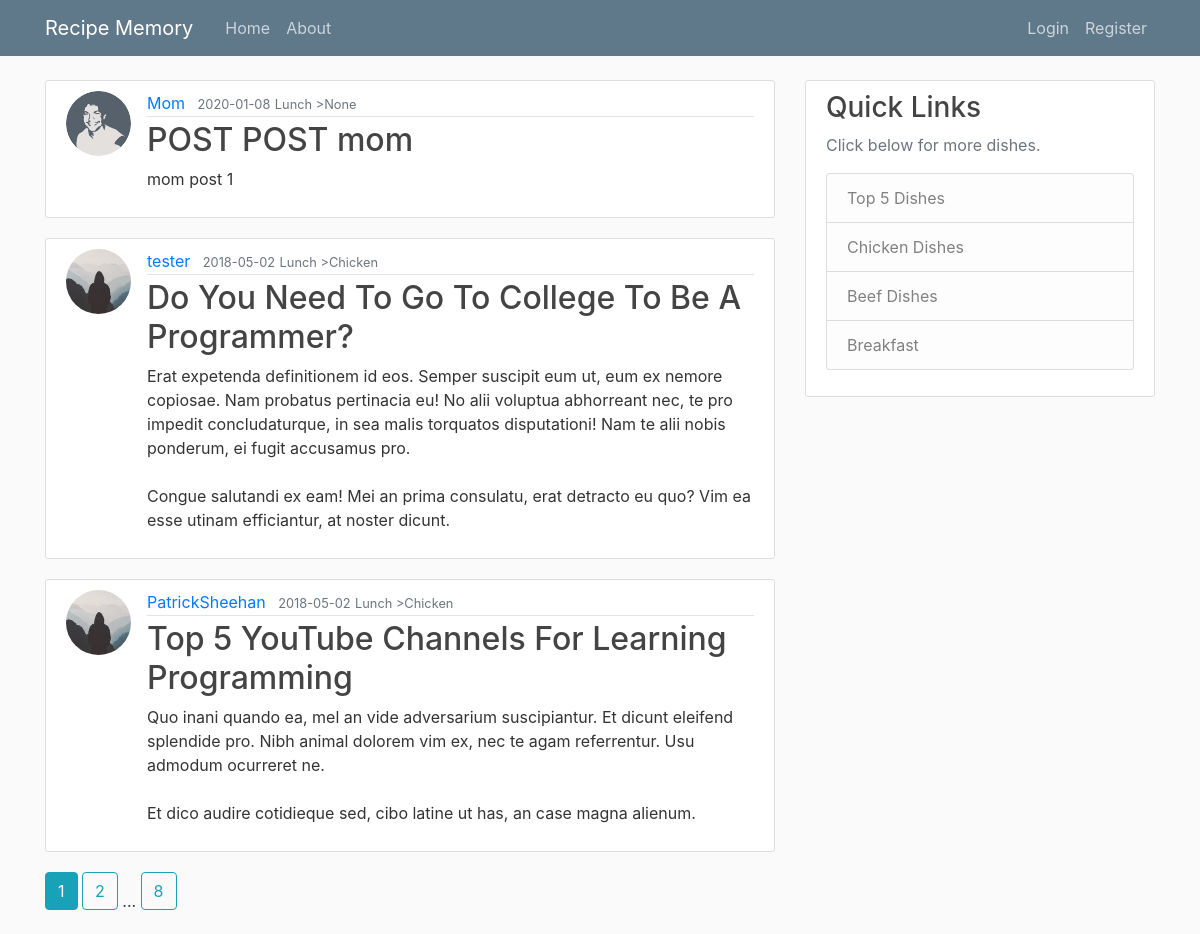
Screenshot of /chicken with the database file from the repository.
### flaskblog/models.py (models this page shows, shortened)
class Post(db.Model):
    id = db.Column(db.Integer, primary_key=True)
    title = db.Column(db.String(120), nullable=False)
    date_posted = db.Column(db.DateTime, nullable=False, default=datetime.utcnow)
    mealType = db.Column(db.String(20), default="Dinner", nullable=True)
    mainIngredient = db.Column(db.String(35), default="Chicken", nullable=True)
    content = db.Column(db.Text, nullable=False)
    user_id = db.Column(db.Integer, db.ForeignKey('user.id'), nullable=False)

class User(db.Model, UserMixin):
    id = db.Column(db.Integer, primary_key=True)
    username = db.Column(db.String(20), unique=True, nullable=False)
    email = db.Column(db.String(120), unique=True, nullable=False)
    image_file = db.Column(db.String(20), nullable=False, default='default.jpg')
    password = db.Column(db.String(60), nullable=False)
    posts = db.relationship('Post', backref='author', lazy=True)

### flaskblog/dishes/routes.py (the view)
@dishes.route('/chicken')
def chicken():
    page = request.args.get('page', 1, type=int)
    posts = Post.query.order_by(Post.date_posted.desc()).paginate(page=page, per_page=3)
    return render_template('dishes.html', posts=posts)

### flaskblog/templates/dishes.html
{% extends "layouts.html" %}
{% block content %}
{% for post in posts.items %}
    <article class="media content-section">
      <img class="rounded-circle article-img" src="{{ url_for('static', filename='profile_pics/' + post.author.image_file) }}">
      <div class="media-body">
        <div class="article-metadata">
          <a class="mr-2" href="{{ url_for('users.user_posts', username=post.author.username) }}">{{ post.author.username }}</a>
          <small class="text-muted">{{ post.date_posted.strftime('%Y-%m-%d') }}</small>
          <small class="text-muted" > {{ post.mealType }} </small>
          <small class="text-muted" href="{{ url_for('dishes.chicken') }}">>{{ post.mainIngredient }} </small>
        </div>
        <h2><a class="article-title" href="{{ url_for('posts.post', post_id=post.id) }}">{{ post.title }}</a></h2>
        <p class="article-content">{{ post.content }}</p>
      </div>
    </article>
{% endfor %}
{% for page_num in posts.iter_pages(left_edge=1, right_edge=1, left_current=1, right_current=2) %}
  {% if page_num %}
    {% if posts.page == page_num %}
      <a class="btn btn-info mb-4" href="{{ url_for('main.home', page=page_num) }}">{{ page_num }}</a>
    {% else %}
      <a class="btn btn-outline-info mb-4" href="{{ url_for('main.home', page=page_num) }}">{{ page_num }}</a>
    {% endif %}
  {% else %}
    ...
  {% endif %}
{% endfor %}
{% endblock content %}

### flaskblog/static/main.css (style rules this page uses)
body { background: #fafafa; color: #333333; margin-top: 5rem; }
h1, h2, h3, h4, h5, h6 { color: #444444; }
.content-section { background: #ffffff; padding: 10px 20px; border: 1px solid #dddddd; border-radius: 3px; margin-bottom: 20px; }
.article-title { color: #444444; }
.article-content { white-space: pre-line; }
.article-img { height: 65px; width: 65px; margin-right: 16px; }
.article-metadata { padding-bottom: 1px; margin-bottom: 4px; border-bottom: 1px solid #e3e3e3 }

### rows the page displays
Post: image_file (picture), author.username "Mom", date_posted "2020-01-08", mealType "Lunch", mainIngredient "None", title "POST POST mom", content "mom post 1"
Post: image_file (placeholder picture), author.username "tester", date_posted "2018-05-02", mealType "Lunch", mainIngredient "Chicken", title "Do You Need To Go To College To Be A Programmer?", content "Erat expetenda definitionem id eos. Semper suscipit eum ut, eum ex nemore copiosae. Nam probatus pertinacia eu! No alii voluptua abhorreant nec, te pro impedit concludaturque, in sea malis torquatos disputationi! Nam te alii nobis ponderum, ei fugit accusamus pro. Congue salutandi ex eam! Mei an prima consulatu, erat detracto eu quo? Vim ea esse utinam efficiantur, at noster dicunt."
Post: image_file (picture), author.username "PatrickSheehan", date_posted "2018-05-02", mealType "Lunch", mainIngredient "Chicken", title "Top 5 YouTube Channels For Learning Programming", content "Quo inani quando ea, mel an vide adversarium suscipiantur. Et dicunt eleifend splendide pro. Nibh animal dolorem vim ex, nec te agam referrentur. Usu admodum ocurreret ne. Et dico audire cotidieque sed, cibo latine ut has, an case magna alienum."

### other values shown
{{ page_num }} "1"
{{ page_num }} "2" "8"
